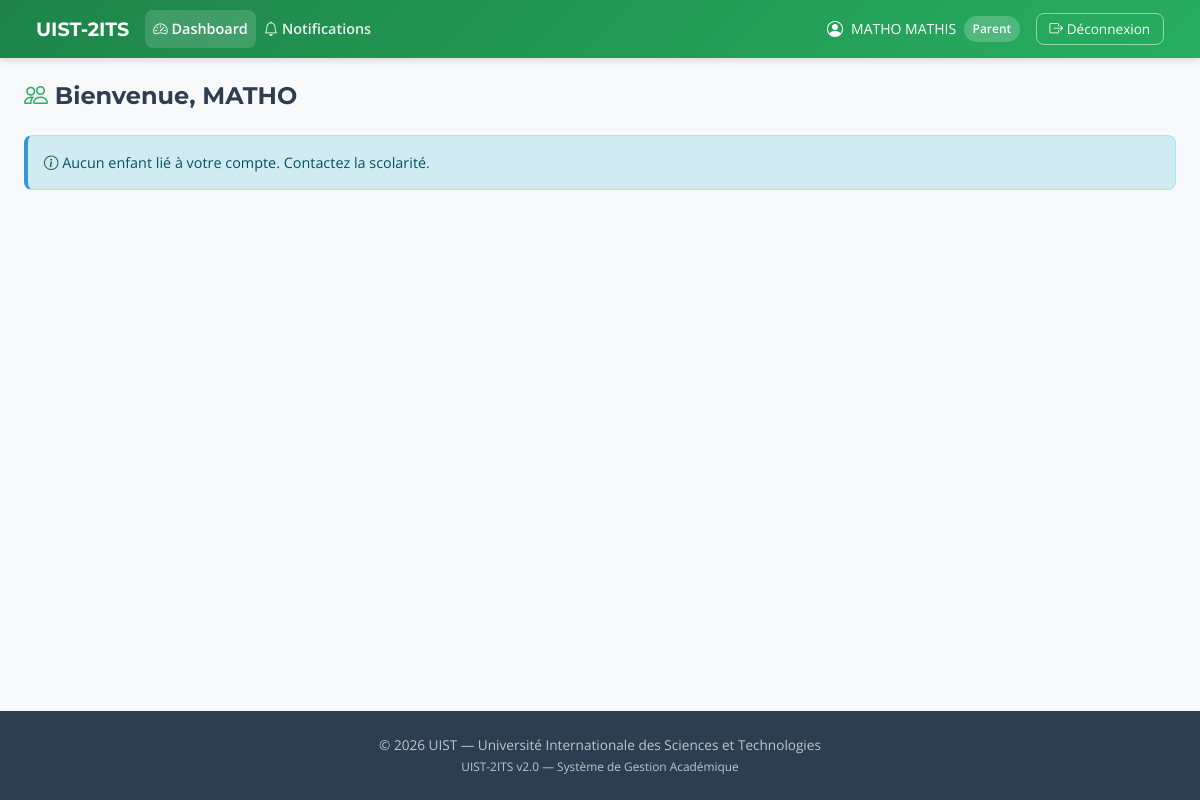
Page /parent/dashboard/ (signed in) on the committed database.
### accounts/models.py (models this page shows, shortened)
class Utilisateur(AbstractUser):
    ROLE_CHOICES = [
        ("SUPER_ADMIN", "Super Administrateur"),
        ("DIRECTEUR", "Directeur"),
        ("GESTION_1", "Gestion 1 - Logistique"),
        ("GESTION_2", "Gestion 2 - Scolarité"),
        ("GESTION_3", "Gestion 3 - Suivi"),
        ("COMMUNICATION", "Communication - Publications"),
        ("ENSEIGNANT", "Enseignant"),
        ("ETUDIANT", "Étudiant"),
        ("PARENT", "Parent"),
    ]
    matricule = models.CharField(max_length=30, unique=True, db_index=True)
    nom = models.CharField("Nom de famille", max_length=100, default="")
    prenom = models.CharField("Prénom", max_length=100, default="")
    role = models.CharField(max_length=20, choices=ROLE_CHOICES, db_index=True)
    est_actif = models.BooleanField(default=True)
    date_creation = models.DateTimeField(auto_now_add=True)
    derniere_connexion = models.DateTimeField(null=True, blank=True)
    USERNAME_FIELD = "matricule"
    REQUIRED_FIELDS = ["nom", "prenom", "role"]
    class Meta:
        db_table = "utilisateurs"
        verbose_name = "Utilisateur"
        verbose_name_plural = "Utilisateurs"
        ordering = ["nom", "prenom"]
    @property
    def nom_complet(self):
        return f"{self.prenom} {self.nom}"

### parent/models.py (models this page shows, shortened)
class Parent(models.Model):
    id_user = models.OneToOneField(
        Utilisateur,
        on_delete=models.CASCADE,
        primary_key=True,
        related_name="parent_profile",
    )
    telephone = models.CharField(max_length=20, blank=True, default="")
    telephone_secondaire = models.CharField(
        "Deuxième numéro", max_length=20, blank=True, default=""
    )
    profession = models.CharField(max_length=100, blank=True, default="")
    class Meta:
        db_table = "parents"
        verbose_name = "Parent"
        verbose_name_plural = "Parents"

### parent/views.py (the view)
# urls.py: path("dashboard/", views.dashboard, name="dashboard"),
@login_required
@role_requis("PARENT")
def dashboard(request):
    parent = obtenir_parent_par_user(request.user.pk)
    if not parent:
        messages.error(request, "Profil parent non trouvé.")
        return redirect("accounts:logout")
    enfants = obtenir_enfants_parent(parent.pk)
    return render(
        request,
        "parent/dashboard.html",
        {
            "parent": parent,
            "enfants": enfants,
        },
    )

### parent/models.py (called while the page is built)
def obtenir_parent_par_user(user_id):
    try:
        return Parent.objects.select_related("id_user").get(id_user_id=user_id)
    except Parent.DoesNotExist:
        return None

def obtenir_enfants_parent(parent_pk):
    liaisons = LiaisonParentEtudiant.objects.filter(
        parent_id=parent_pk
    ).select_related("etudiant__id_user", "etudiant__filiere")
    return [
        {
            "etudiant": l.etudiant,
            "user": l.etudiant.id_user,
            "filiere": l.etudiant.filiere,
            "lien": l.lien_parente,
        }
        for l in liaisons
    ]

### templates/parent/dashboard.html (shortened to what this page needs)
{% extends "base.html" %}
{% block nav_links %}
<li class="nav-item"><a class="nav-link active" href="{% url 'parent:dashboard' %}"><i class="bi bi-speedometer2"></i> Dashboard</a></li>
<li class="nav-item"><a class="nav-link" href="{% url 'parent:notifications' %}"><i class="bi bi-bell"></i> Notifications</a></li>
{% endblock %}
{% block content %}
<h4 class="mb-4"><i class="bi bi-people text-vert"></i> Bienvenue, {{ parent.id_user.prenom }}</h4>
{% if enfants %}
<div class="row g-3">
    {% for e in enfants %}
    <div class="col-md-6 col-lg-4">
        <div class="card">
            <div class="card-header-vert"><i class="bi bi-person"></i> {{ e.user.prenom }} {{ e.user.nom }}</div>
            <div class="card-body">
                <p class="small mb-1"><strong>Matricule :</strong> <code>{{ e.user.matricule }}</code></p>
                <p class="small mb-1"><strong>Filière :</strong> {{ e.filiere.nom_filiere }} ({{ e.filiere.niveau }})</p>
                <p class="small mb-2"><strong>Lien :</strong> <span class="badge badge-vert">{{ e.lien }}</span></p>
                <div class="d-flex flex-wrap gap-1">
                    <a href="{% url 'parent:edt_enfant' e.etudiant.pk %}" class="btn btn-sm btn-outline-vert"><i class="bi bi-calendar3"></i> EDT</a>
                    <a href="{% url 'parent:notes_enfant' e.etudiant.pk %}" class="btn btn-sm btn-outline-vert"><i class="bi bi-journal-check"></i> Notes</a>
                    <a href="{% url 'parent:assiduite_enfant' e.etudiant.pk %}" class="btn btn-sm btn-outline-vert"><i class="bi bi-clipboard-check"></i> Assiduité</a>
                </div>
            </div>
        </div>
    </div>
    {% endfor %}
</div>
{% else %}
<div class="alert alert-info"><i class="bi bi-info-circle"></i> Aucun enfant lié à votre compte. Contactez la scolarité.</div>
{% endif %}
{% endblock %}

### templates/base.html (shortened to what this page needs)
{% load static %}
<!DOCTYPE html>
<html lang="fr">
<head>
    <link href="https://cdn.jsdelivr.net/npm/bootstrap@5.3.2/dist/css/bootstrap.min.css" rel="stylesheet">
    <link rel="stylesheet" href="https://cdn.jsdelivr.net/npm/bootstrap-icons@1.11.1/font/bootstrap-icons.css">
    <link rel="stylesheet" href="{% static 'css/style.css' %}">
</head>
<body>
    {% if user.is_authenticated %}
    <nav class="navbar navbar-expand-lg navbar-dark navbar-uist">
        <div class="container-fluid">
            <a class="navbar-brand d-flex align-items-center" href="/">
                <span>UIST-2ITS</span>
            </a>
            <div class="collapse navbar-collapse" id="navMain">
                <ul class="navbar-nav me-auto">
                    {% block nav_links %}{% endblock %}
                </ul>
                <div class="d-flex align-items-center gap-2">
                    <i class="bi bi-person-circle text-white"></i>
                    <span class="text-white small">{{ user.nom_complet }}</span>
                    <span class="badge-role">{{ user.get_role_display }}</span>
                    <a href="{% url 'accounts:logout' %}" class="btn-deconnexion ms-2">
                        <i class="bi bi-box-arrow-right"></i> Déconnexion
                    </a>
                </div>
            </div>
        </div>
    </nav>
    {% endif %}
    <main class="{% if user.is_authenticated %}container-fluid mt-4 px-4{% endif %}">
        {% block content %}{% endblock %}
    </main>
    <footer class="footer-uist text-center">
        <p class="mb-0">&copy; 2026 UIST — Université Internationale des Sciences et Technologies</p>
        <small>UIST-2ITS v2.0 — Système de Gestion Académique</small>
    </footer>
</body>
</html>

### static/css/style.css (style rules this page uses)
:root { --vert-primaire: #27AE60; --vert-fonce: #1E8449; --vert-clair: #E8F5E9; --vert-accent: #2ECC71; --texte-fonce: #2C3E50; --texte-secondaire: #7F8C8D; --blanc: #FFFFFF; --bg-clair: #F8F9FA; --bg-section: #F1F8E9; --succes: #27AE60; --danger: #E74C3C; --warning: #F39C12; --info: #3498DB; --border: #E0E0E0; --shadow: 0 2px 12px rgba(0, 0, 0, 0.08); --shadow-hover: 0 8px 24px rgba(0, 0, 0, 0.12); --radius: 0.75rem; --radius-sm: 0.5rem; --font-titres: 'Montserrat', sans-serif; --font-corps: 'Open Sans', sans-serif; }
*, *::before, *::after { box-sizing: border-box; }
body { font-family: var(--font-corps); color: var(--texte-fonce); background: var(--bg-clair); min-height: 100vh; display: flex; flex-direction: column; margin: 0; }
main { flex: 1; }
h1, h2, h3, h4, h5, h6 { font-family: var(--font-titres); font-weight: 700; color: var(--texte-fonce); }
a { color: var(--vert-primaire); text-decoration: none; }
.navbar-uist { background: linear-gradient(135deg, var(--vert-fonce) 0%, var(--vert-primaire) 100%); padding: 0.6rem 1.5rem; box-shadow: 0 2px 8px rgba(0, 0, 0, 0.15); }
.navbar-uist .navbar-brand { font-family: var(--font-titres); font-weight: 700; color: var(--blanc) !important; font-size: 1.2rem; }
.navbar-uist .nav-link { color: rgba(255, 255, 255, 0.9) !important; font-weight: 600; padding: 0.5rem 0.8rem; border-radius: var(--radius-sm); transition: all 0.2s; font-size: 0.9rem; }
.navbar-uist .nav-link:hover, .navbar-uist .nav-link.active { color: var(--blanc) !important; background: rgba(255, 255, 255, 0.15); }
.navbar-uist .badge-role { background: rgba(255, 255, 255, 0.2); color: var(--blanc); padding: 0.3em 0.7em; border-radius: 1rem; font-size: 0.75rem; font-weight: 600; }
.navbar-uist .btn-deconnexion { border: 1px solid rgba(255, 255, 255, 0.5); color: var(--blanc); padding: 0.3rem 0.8rem; border-radius: var(--radius-sm); font-size: 0.85rem; transition: all 0.2s; }
.alert { border-radius: var(--radius-sm); border-left: 4px solid; font-size: 0.9rem; }
.alert-info { border-left-color: var(--info); background: #d1ecf1; }
.footer-uist { background: var(--texte-fonce); color: rgba(255, 255, 255, 0.7); padding: 1.5rem 0; margin-top: auto; font-size: 0.85rem; }
.text-vert { color: var(--vert-primaire) !important; }

### rows in the picture
Utilisateur: nom_complet "MATHO MATHIS", role "Parent"
Parent: id_user.prenom "MATHO"
